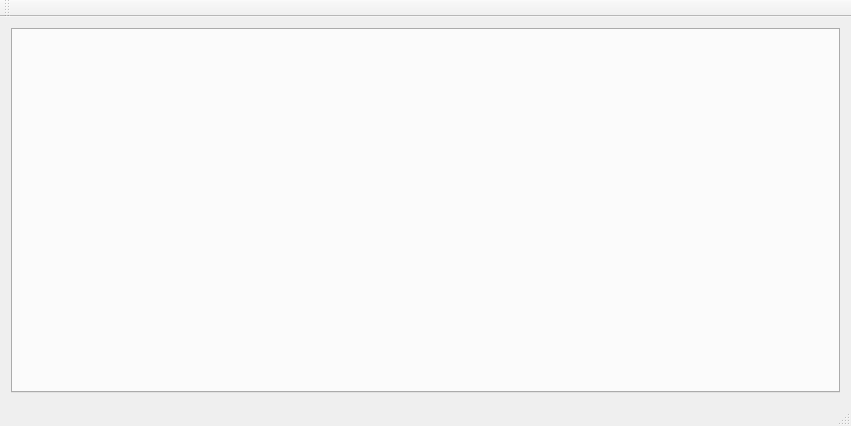
<?xml version="1.0" encoding="UTF-8"?>
<ui version="4.0">
 <class>TaskMainWindow</class>
 <widget class="QMainWindow" name="TaskMainWindow">
  <property name="geometry">
   <rect>
    <x>0</x>
    <y>0</y>
    <width>851</width>
    <height>426</height>
   </rect>
  </property>
  <property name="windowTitle">
   <string>TaskMainWindow</string>
  </property>
  <widget class="QWidget" name="centralWidget">
   <layout class="QGridLayout" name="gridLayout">
    <item row="0" column="0">
     <widget class="QTabWidget" name="tabWidget"/>
    </item>
   </layout>
  </widget>
  <widget class="QMenuBar" name="menuBar">
   <property name="geometry">
    <rect>
     <x>0</x>
     <y>0</y>
     <width>851</width>
     <height>18</height>
    </rect>
   </property>
  </widget>
  <widget class="QToolBar" name="mainToolBar">
   <attribute name="toolBarArea">
    <enum>TopToolBarArea</enum>
   </attribute>
   <attribute name="toolBarBreak">
    <bool>false</bool>
   </attribute>
  </widget>
  <widget class="QStatusBar" name="statusBar"/>
 </widget>
 <layoutdefault spacing="6" margin="11"/>
 <resources/>
 <connections/>
</ui>
